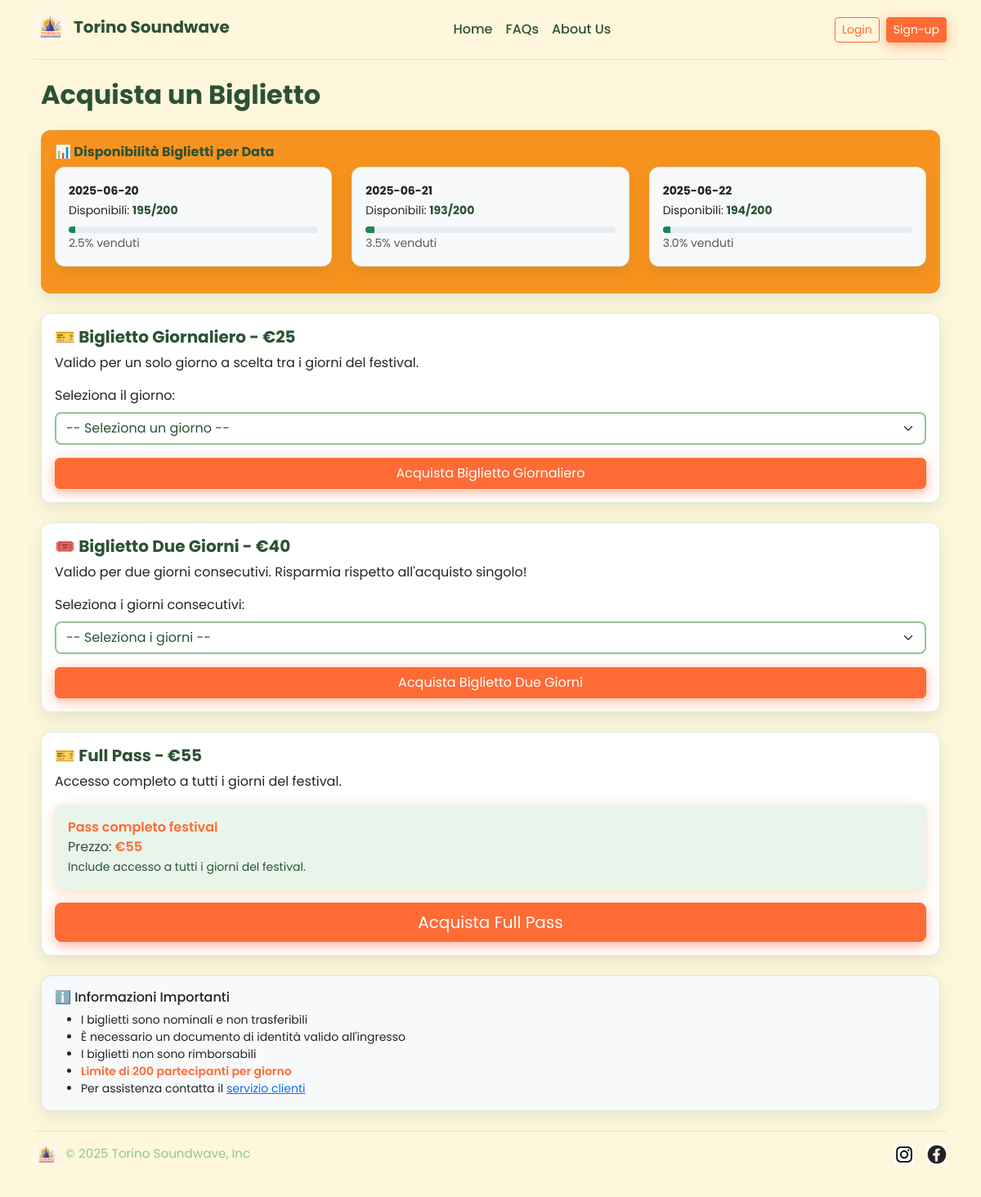
The page /biglietti on the database its author committed.
### tables this page shows
CREATE TABLE "biglietti" (
	"id"	INTEGER,
	"tipo"	TEXT NOT NULL,
	"single_day"	TEXT,
	"double_first"	INTEGER,
	"double_second"	INTEGER,
	"prezzo"	NUMERIC NOT NULL,
	PRIMARY KEY("id" AUTOINCREMENT)
);

### app.py (the view)
@app.route("/biglietti")
def biglietti():
    dati_biglietti = biglietti_dao.get_opzioni_biglietti()
    statistiche_disponibilita = acquisti_dao.get_statistiche_disponibilita()
    return render_template("biglietti.html", dati_biglietti = dati_biglietti, statistiche_disponibilita=statistiche_disponibilita)

### acquisti_dao.py (called while the page is built)
def get_date_festival():
    conn = sqlite3.connect("soundwave.db")
    cursor = conn.cursor()
    sql = """
    SELECT DISTINCT single_day as data FROM biglietti WHERE single_day IS NOT NULL
    UNION
    SELECT DISTINCT double_first as data FROM biglietti WHERE double_first IS NOT NULL
    UNION
    SELECT DISTINCT double_second as data FROM biglietti WHERE double_second IS NOT NULL
    ORDER BY data
    """
    conn = sqlite3.connect("soundwave.db")
    cursor = conn.cursor()
    cursor.execute(sql)
    results = cursor.fetchall()
    cursor.close()
    conn.close()
    return [row[0] for row in results if row[0]]

def get_statistiche_disponibilita():
    MAX_BIGLIETTI_PER_GIORNO = 200
    date_festival = get_date_festival()
    conteggi = count_biglietti_per_data()
    statistiche = {}
    for data in date_festival:
        venduti = conteggi.get(data, 0)
        disponibili = MAX_BIGLIETTI_PER_GIORNO - venduti
        percentuale_venduta = (venduti / MAX_BIGLIETTI_PER_GIORNO) * 100
        statistiche[data] = {
            'venduti': venduti,
            'disponibili': max(0, disponibili),
            'totale': MAX_BIGLIETTI_PER_GIORNO,
            'percentuale_venduta': round(percentuale_venduta, 1),
            'disponibile': venduti < MAX_BIGLIETTI_PER_GIORNO
        }
    return statistiche

### biglietti_dao.py (called while the page is built)
def formatta_data(data_str):
    data = datetime.strptime(data_str, "%Y-%m-%d")
    giorni = ['Lunedì', 'Martedì', 'Mercoledì', 'Giovedì', 'Venerdì', 'Sabato', 'Domenica']
    mesi = ['gennaio', 'febbraio', 'marzo', 'aprile', 'maggio', 'giugno',
            'luglio', 'agosto', 'settembre', 'ottobre', 'novembre', 'dicembre']
    giorno_settimana = giorni[data.weekday()]
    mese = mesi[data.month - 1]
    giorno_numero = data.day
    giorno_formattato = f"{giorno_settimana} {giorno_numero} {mese}"
    return data_str, giorno_formattato

### templates/biglietti.html (shortened to what this page needs)
{% extends "base.html" %}
{% block contenuto %}
<div class="container mt-4 px-2">
  <h2 class="mb-4 text-center text-md-start">Acquista un Biglietto</h2>
  {% if statistiche_disponibilita %}
  <div class="card mb-4 badge-highlight text-white">
    <div class="card-body">
      <h6 class="card-title text-1">📊 Disponibilità Biglietti per Data</h6>
      <div class="row">
        {% for data, stats in statistiche_disponibilita.items() %}
        <div class="col-12 col-sm-6 col-md-4 mb-3">
          <div class="card bg-light text-dark h-100">
            <div class="card-body p-3">
              <small class="fw-bold">{{ data }}</small><br>
              <small>
                Disponibili:
                <span
                  class="fw-bold {% if stats.disponibili < 50 %}text-1{% elif stats.disponibili < 100 %}text-warning{% else %}text-1{% endif %}">
                  {{ stats.disponibili }}/{{ stats.totale }}
                </span>
              </small>
              <div class="progress mt-2" style="height: 8px;">
                <div
                  class="progress-bar {% if stats.percentuale_venduta >= 90 %}bg-danger{% elif stats.percentuale_venduta >= 70 %}bg-warning{% else %}bg-success{% endif %}"
                  style="width: {{ stats.percentuale_venduta }}%"></div>
              </div>
              <small class="text-muted">{{ stats.percentuale_venduta }}% venduti</small>
            </div>
          </div>
        </div>
        {% endfor %}
      </div>
    </div>
  </div>
  {% endif %}
  <div class="card mb-4">
    <div class="card-body">
      <h5 class="card-title text-1">
        🎫 Biglietto Giornaliero
        {% if dati_biglietti['giornaliero'] %}
        - €{{ dati_biglietti['giornaliero'][0]['prezzo'] }}
        {% endif %}
      </h5>
      <p class="card-text">Valido per un solo giorno a scelta tra i giorni del festival.</p>
      {% if dati_biglietti['giornaliero'] %}
      <form method="POST" action="{{ url_for('acquista_biglietto') }}">
        <div class="mb-3">
          <label for="giorno_singolo" class="form-label">Seleziona il giorno:</label>
          <select name="start_date" id="giorno_singolo" class="form-select" required>
            <option value="">-- Seleziona un giorno --</option>
          </select>
        </div>
        <button type="submit" class="btn btn-primary w-100">Acquista Biglietto Giornaliero</button>
      </form>
      {% else %}
      <div class="alert alert-warning"> <strong>Non disponibile:</strong> Al momento non ci sono biglietti giornalieri
        disponibili. </div>
      {% endif %}
    </div>
  </div>
  <div class="card mb-4">
    <div class="card-body">
      <h5 class="card-title text-1">
        🎟️ Biglietto Due Giorni
        {% if dati_biglietti['due_giorni'] %}
        - €{{ dati_biglietti['due_giorni'][0]['prezzo'] }}
        {% endif %}
      </h5>
      <p class="card-text">Valido per due giorni consecutivi. Risparmia rispetto all'acquisto singolo!</p>
      {% if dati_biglietti['due_giorni'] %}
      <form method="POST" action="{{ url_for('acquista_biglietto') }}">
        <div class="mb-3">
          <label for="due_giorni" class="form-label">Seleziona i giorni consecutivi:</label>
          <select name="start_date" id="due_giorni" class="form-select" required>
            <option value="">-- Seleziona i giorni --</option>
          </select>
        </div>
        <button type="submit" class="btn btn-primary w-100">Acquista Biglietto Due Giorni</button>
      </form>
      {% else %}
      <div class="alert alert-warning"> <strong>Non disponibile:</strong> Al momento non ci sono biglietti per due
        giorni disponibili. </div>
      {% endif %}
    </div>
  </div>
  <div class="card mb-4">
    <div class="card-body">
      <h5 class="card-title text-1">
        🎫 Full Pass
        {% if dati_biglietti['full_pass'] %}
        - €{{ dati_biglietti['full_pass'][0]['prezzo'] }}
        {% endif %}
      </h5>
      <p class="card-text">Accesso completo a tutti i giorni del festival.</p>
      {% if dati_biglietti['full_pass'] %}
      {% set fullpass_disponibile = true %}
      {% set min_disponibili_fullpass = 200 %}
      {% for data, stats in statistiche_disponibilita.items() %}
      {% if not stats.get('disponibile', True) %}
      {% set fullpass_disponibile = false %}
      {% endif %}
      {% if stats.get('disponibili', 200) < min_disponibili_fullpass %} {% set
        min_disponibili_fullpass=stats.get('disponibili', 200) %} {% endif %} {% endfor %} <form method="POST"
        action="{{ url_for('acquista_biglietto') }}">
        <div class="mb-3 ">
          <div class="alert {% if fullpass_disponibile %}alert-info{% else %}alert-danger{% endif %}  bg2">
            <strong>{{ dati_biglietti['full_pass'][0]['label'] }}</strong><br>
            Prezzo: <strong>€{{ dati_biglietti['full_pass'][0]['prezzo'] }}</strong><br>
            <small>Include accesso a tutti i giorni del festival.</small>
          </div>
        </div>
        <button type="submit"
          class="btn {% if fullpass_disponibile %}btn-primary{% else %}btn-secondary{% endif %} btn-lg w-100 btn-primary" >
          {% if fullpass_disponibile %}Acquista Full Pass{% else %}Full Pass Non Disponibile{% endif %}
        </button>
        </form>
        {% else %}
        <div class="alert alert-warning"> <strong>Non disponibile:</strong> Al momento il Full Pass non è disponibile.
        </div>
        {% endif %}
    </div>
  </div>
  <div class="card mb-4 bg-light">
    <div class="card-body">
      <h6 class="card-title">ℹ️ Informazioni Importanti</h6>
      <ul class="mb-0 small">
        <li>I biglietti sono nominali e non trasferibili</li>
        <li>È necessario un documento di identità valido all'ingresso</li>
        <li>I biglietti non sono rimborsabili</li>
        <li><strong>Limite di 200 partecipanti per giorno</strong></li>
        <li>Per assistenza contatta il <a href="mailto:support@torinosoundwave.it">servizio clienti</a></li>
      </ul>
    </div>
  </div>
</div>
{% endblock %}

### static/styles/styles.css (style rules this page uses)
:root { --festival-orange: #ff6b35; --festival-yellow: #f7931e; --festival-green-dark: #2c5234; --festival-green-light: #90c695; --festival-sky: #87ceeb; --festival-cream: #fef7dc; --festival-orange-hover: #e55a2b; --festival-yellow-hover: #e0851a; --festival-green-hover: #234429; }
body { background-color: var(--festival-cream); color: var(--festival-green-dark); font-family: 'Poppins', sans-serif; }
h1, h2, h3, h5, .display-4, .text-1 { color: var(--festival-green-dark); font-weight: 700; }
strong, .evident { color: var(--festival-orange); font-weight: 600; }
.btn-primary { background-color: var(--festival-orange); border-color: var(--festival-orange); color: white; box-shadow: 0 4px 15px rgba(255, 107, 53, 0.5); transition: all 0.3s ease; }
.card { background-color: white; border: 1px solid rgba(144, 198, 149, 0.3); box-shadow: 0 8px 20px rgba(44, 82, 52, 0.1); border-radius: 12px; transition: all 0.3s ease; }
.badge-highlight { background-color: var(--festival-yellow); color: var(--festival-green-dark); }
.alert-info { background-color: var(--festival-yellow); color: var(--festival-green-dark); box-shadow: 0 4px 15px rgba(247, 147, 30, 0.3); border: none; border-radius: 8px; }
.accordion-header, .bg2 { background-color: rgba(144, 198, 149, 0.2); }
select, .form-select, input[type="text"], input[type="email"], textarea { border: 2px solid var(--festival-green-light); color: var(--festival-green-dark); background-color: white; transition: border-color 0.3s ease; border-radius: 8px; }

### rows shown on the page
biglietti: prezzo "25"
biglietti: prezzo "40"
biglietti: prezzo "55"

### other values the page prints
{{ data }} "2025-06-20" "2025-06-21" "2025-06-22"
{{ stats.disponibili }} "195" "193" "194"
{{ stats.totale }} "200" "200" "200"
{{ stats.percentuale_venduta }} "2.5" "3.5" "3.0"
{{ dati_biglietti['full_pass'][0]['label'] }} "Pass completo festival"
